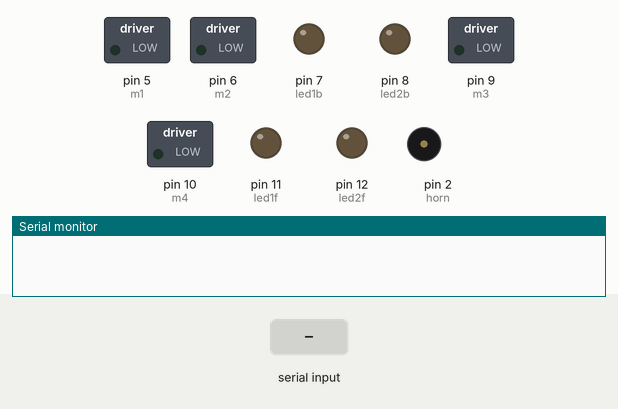
Recording of a sketch running on a simulated Arduino Uno, built with avr-gcc and run on an emulated ATmega328P. Shown: switched loads named in the sketch (green lamp = pin HIGH), output pins drawn as LEDs (lit = HIGH), buzzer (waves = sounding, pin HIGH), the last lines printed to the serial monitor. Inputs (shaded band) come from the test bench.

Above: at 1.2 s.
1.3 s: "forward" received over Serial
At 2.9 s:
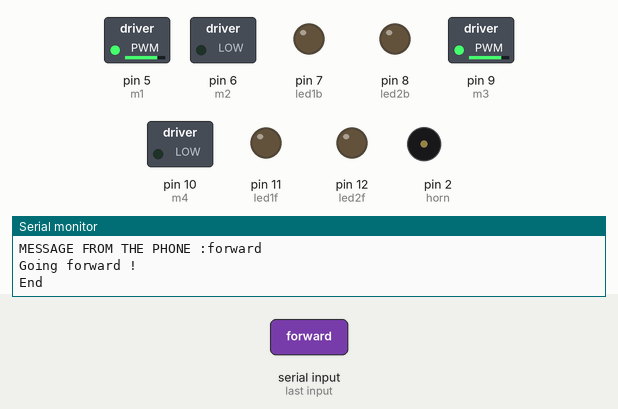
3.8 s: "backward" received over Serial
At 6.0 s:
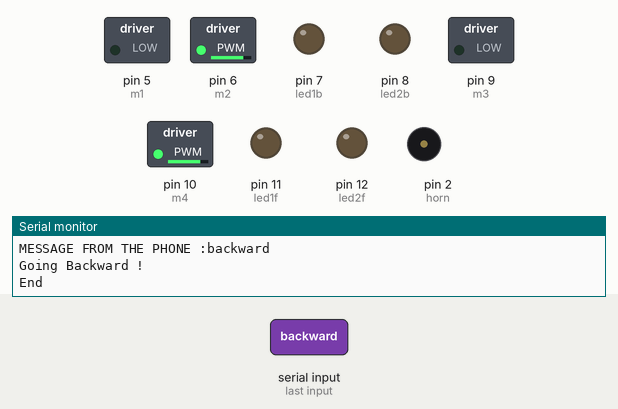
6.3 s: "left" received over Serial
At 7.8 s:
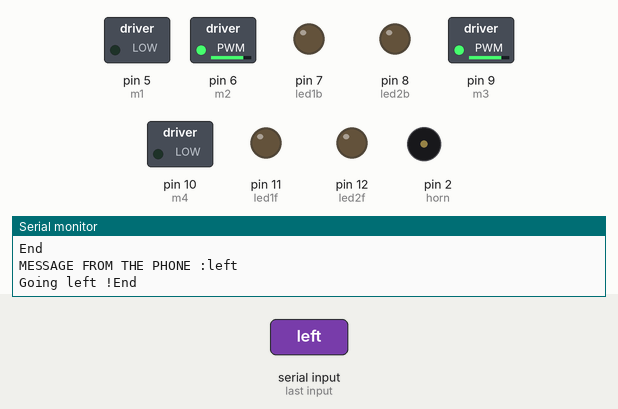
8.8 s: "right" received over Serial
At 11.0 s:
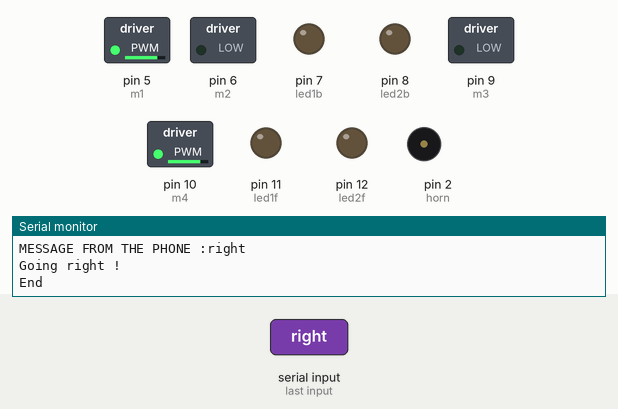
Timing chart, 0 to 12.3 s (numbered marks = the images above; inputs shaded):
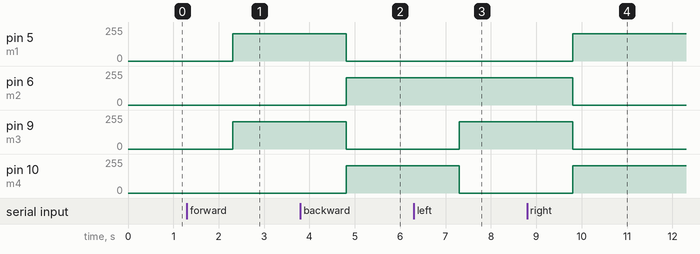

The sketch:

special_car.ino
```cpp
//CODE (Bluetooth Car)  by umertc21073
#define m1 5
#define m2 6
#define m3 9   //declares pins
#define m4 10
#define led1f 11
#define led2f 12
#define led1b 7
#define led2b 8
#define horn 2
int Speed =204;   // 0-255 range ha motor ki speed chang kar na ki PWM pins par

void setup()
{
  pinMode(m1, OUTPUT);
  pinMode(m2, OUTPUT);
  pinMode(m3, OUTPUT);
  pinMode(m4, OUTPUT);
  pinMode(led1f, OUTPUT);
  pinMode(led2f, OUTPUT);
  pinMode(led1b, OUTPUT);
  pinMode(led2b, OUTPUT);
  pinMode(horn, OUTPUT);
  Serial.begin(9600);
}

void loop()
{
  if (Serial.available()> 0 )
  {
  String voice = Serial.readString();
  Serial.println("MESSAGE FROM THE PHONE :" +voice);
  if(voice == "forward"||voice=="F")
   { Serial.println("Going forward !");
     analogWrite(m1, Speed);
     analogWrite(m2, LOW);
     analogWrite(m3, Speed);
     analogWrite(m4, LOW);
   }
   if(voice == "backward"||voice=="B")
    { Serial.println("Going Backward !");
      analogWrite(m1, LOW);
      analogWrite(m2, Speed);
      analogWrite(m3, LOW);
      analogWrite(m4, Speed);
   }
   if(voice == "left"||voice=="L")
    { Serial.print("Going left !");
      analogWrite(m1, LOW);
      analogWrite(m2, Speed);
      analogWrite(m3, Speed);
      analogWrite(m4,LOW);
   }
   if(voice == "right"||voice=="R")
    { Serial.println("Going right !");
      analogWrite(m1, Speed);
      analogWrite(m2, LOW);
      analogWrite(m3, LOW);
      analogWrite(m4, Speed);
   }
  else if(voice == "stop"||voice=="S")
   { Serial.println("Car Stop !!");
     digitalWrite(m1, LOW);
     digitalWrite(m2, LOW);
     digitalWrite(m3, LOW);
     digitalWrite(m4, LOW);
  }
  else if(voice == "l"||voice == "G"||voice == "forward left")
   {  // forward left
     Serial.println("Forward Left !");
     analogWrite(m1, LOW);
     analogWrite(m2, LOW);
     analogWrite(m3, Speed);
     analogWrite(m4, LOW);
    }
  else if(voice == "r"||voice == "I"||voice =="forward right")
   {  //forward right
     Serial.println("Forward Right !");
     analogWrite(m1, Speed);
     analogWrite(m2, LOW);
     analogWrite(m3, LOW);
     analogWrite(m4, LOW);
    }
  else if(voice == "m"||voice == "H"||voice == "backward left")
   {
       //backward left
     Serial.println("Backward Left !");
     analogWrite(m1, LOW);
     analogWrite(m2, LOW);
     analogWrite(m3, LOW);
     analogWrite(m4, Speed);
    }
  else if(voice == "n"||voice == "J"||voice == "backward right")
   {
      //backward right
     Serial.println("Backward Right !");
     analogWrite(m1, LOW);
     analogWrite(m2, Speed);
     analogWrite(m3, LOW);
     analogWrite(m4, LOW);
    }
  else if(voice == "V"||voice == "on"){Serial.println("HORN ON"); digitalWrite(horn,HIGH);}
  else if(voice == "v"||voice == "of"){Serial.println("HORN OFF"); digitalWrite(horn,LOW);}
  else if(voice == "W"||voice == "front light on")
   { Serial.println("FRONT LIGHT ON ");
     digitalWrite(led1f, HIGH);
     digitalWrite(led2f, HIGH);
    }
  else if(voice == "w"||voice == "front light off")
   { Serial.println("FRONT LIGHT OFF ");
     digitalWrite(led1f, LOW);
     digitalWrite(led2f, LOW);
    }
  else if(voice == "U"||voice == "back light on")
   { Serial.println("BACK LIGHT ON ");
     digitalWrite(led1b, HIGH);
     digitalWrite(led2b, HIGH);
    }
  else if(voice == "u"||voice == "back light off")
   { Serial.println("BACK LIGHT OFF ");
     digitalWrite(led1b, LOW);
     digitalWrite(led2b, LOW);
    }
  else if(voice=="0"){Serial.println("Motor Speed = 100 range"); Speed = 100;}
  else if(voice=="1"){Serial.println("Motor Speed = 140 range"); Speed = 140;}
  else if(voice=="2"){Serial.println("Motor Speed = 153 range"); Speed = 153;}
  else if(voice=="3"){Serial.println("Motor Speed = 165 range"); Speed = 165;}
  else if(voice=="4"){Serial.println("Motor Speed = 178 range"); Speed = 178;}
  else if(voice=="5"){Serial.println("Motor Speed = 191 range"); Speed = 191;}
  else if(voice=="6"){Serial.println("Motor Speed = 204 range"); Speed = 204;}
  else if(voice=="7"){Serial.println("Motor Speed = 216 range"); Speed = 216;}
  else if(voice=="8"){Serial.println("Motor Speed = 228 range"); Speed = 228;}
  else if(voice=="9"){Serial.println("Motor Speed = 240 range"); Speed = 240;}
  else if(voice=="q"){Serial.println("Motor Speed = 255 range END !"); Speed = 255;}
  else if(voice =="Y"||voice == "X"||voice =="front and back light on")
   { Serial.println("Motor Speed = 204 && ALL Light ON ");
     Speed = 204;
     digitalWrite(led1f, HIGH);
     digitalWrite(led2f, HIGH);
     digitalWrite(led1b, HIGH);
     digitalWrite(led2b, HIGH);
    }
  else if(voice == "y"||voice == "x"||voice =="front and back light off")
   { Serial.println("Motor Speed = 204 && ALL Light oFF");
     Speed = 204;
     digitalWrite(led1f, LOW);
     digitalWrite(led2f, LOW);
     digitalWrite(led1b, LOW);
     digitalWrite(led2b, LOW);
    }
    Serial.println("End");
} }
```

Measured:
- after the input at 1.3 s, pin 5 (m1), pin 9 (m3): 0/255 → 204/255 after 1.0 s
- after the input at 3.8 s, pin 5 (m1), pin 9 (m3): 204/255 → 0/255 after 1.0 s; pin 6 (m2), pin 10 (m4): 0/255 → 204/255 after 1.0 s
- after the input at 6.3 s, pin 9 (m3): 0/255 → 204/255 after 1.0 s; pin 10 (m4): 204/255 → 0/255 after 1.0 s
- after the input at 8.8 s, pin 5 (m1), pin 10 (m4): 0/255 → 204/255 after 1.0 s; pin 6 (m2), pin 9 (m3): 204/255 → 0/255 after 1.0 s
